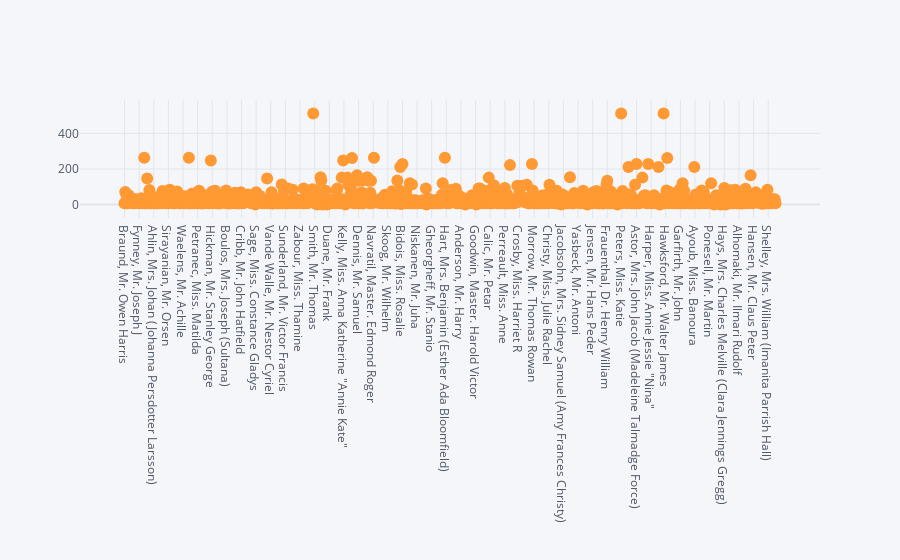

This figure's notebook cell:
### Code cell
df4.iplot(kind='scatter', x='Name', y='Fare',mode='markers')

### Figure 1 — Plotly figure (JSON) as saved in the notebook; plotly's stock layout.template omitted (floating-point values rounded to 4 significant figures; data arrays with more than 128 entries replaced by an {"elided": "..."} marker saying what was removed)
{"data": [{"line": {"color": "rgba(255, 153, 51, 1.0)", "dash": "solid", "shape": "linear", "width": 1.3}, "marker": {"size": 12, "symbol": "circle"}, "mode": "markers", "name": "Fare", "text": "", "type": "scatter", "x": {"elided": "891 str values"}, "y": {"elided": "891 float values"}}], "layout": {"legend": {"bgcolor": "#F5F6F9", "font": {"color": "#4D5663"}}, "paper_bgcolor": "#F5F6F9", "plot_bgcolor": "#F5F6F9", "title": {"font": {"color": "#4D5663"}}, "xaxis": {"gridcolor": "#E1E5ED", "showgrid": true, "tickfont": {"color": "#4D5663"}, "title": {"font": {"color": "#4D5663"}, "text": ""}, "zerolinecolor": "#E1E5ED"}, "yaxis": {"gridcolor": "#E1E5ED", "showgrid": true, "tickfont": {"color": "#4D5663"}, "title": {"font": {"color": "#4D5663"}, "text": ""}, "zerolinecolor": "#E1E5ED"}}}
